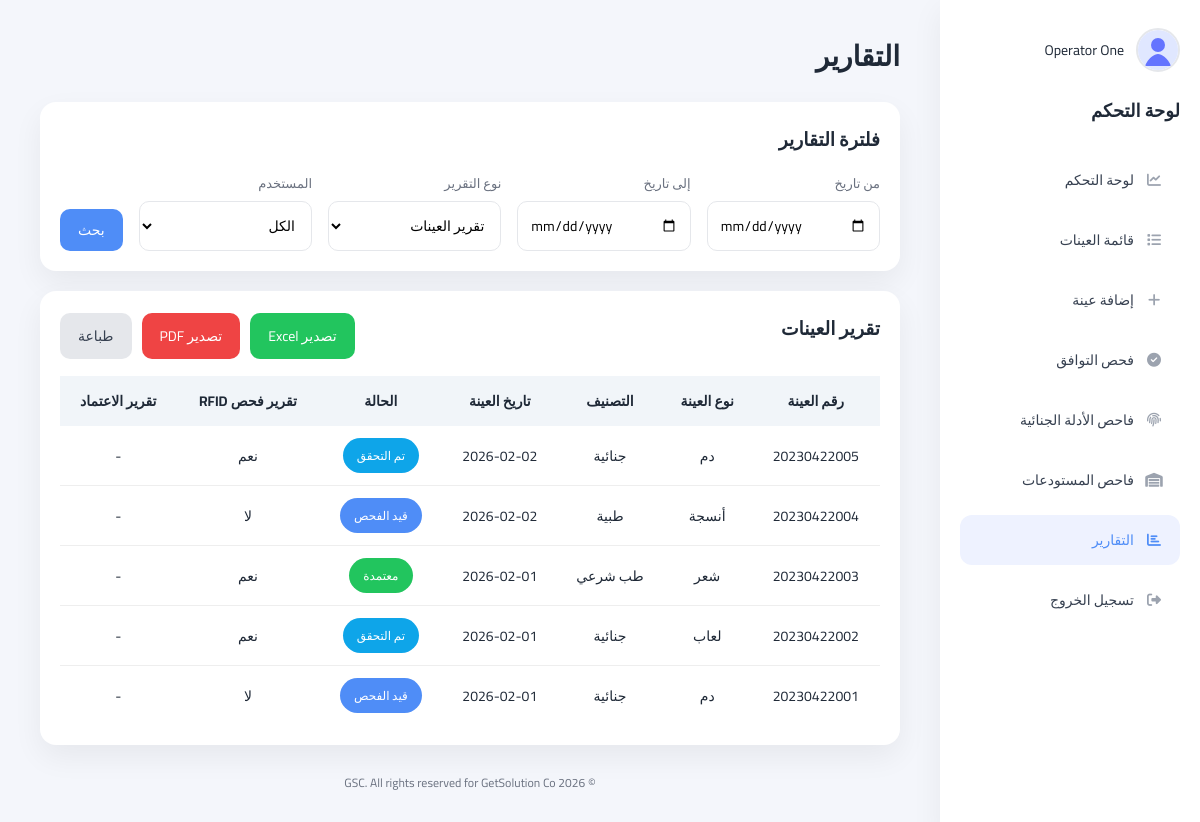
Screenshot of /public_html/audit/reports.php (signed in) with the database file from the repository.
### tables this page shows
CREATE TABLE IF NOT EXISTS `samples` (
  `id` int(11) NOT NULL AUTO_INCREMENT,
  `sample_number` varchar(50) NOT NULL,
  `sample_type` varchar(50) NOT NULL,
  `category` varchar(50) NOT NULL,
  `person_name` varchar(100) NOT NULL,
  `collected_date` date NOT NULL,
  `location` varchar(100) DEFAULT NULL,
  `rfid_id` int(11) NOT NULL,
  `status` enum('pending','checked','approved','rejected') NOT NULL DEFAULT 'pending',
  `created_at` timestamp NOT NULL DEFAULT current_timestamp(),
  `updated_at` timestamp NOT NULL DEFAULT current_timestamp() ON UPDATE current_timestamp(),
  PRIMARY KEY (`id`),
  UNIQUE KEY `sample_number` (`sample_number`),
  KEY `rfid_id` (`rfid_id`),
  KEY `idx_sample_number` (`sample_number`),
  KEY `idx_status` (`status`),
  KEY `idx_sample_type` (`sample_type`),
  KEY `idx_category` (`category`),
  KEY `idx_collected_date` (`collected_date`),
  CONSTRAINT `samples_ibfk_1` FOREIGN KEY (`rfid_id`) REFERENCES `rfid_tags` (`id`)
);

### public_html/config/lang.php (called while the page is built, shortened)
<?php
$default = 'ar';
$lang = $_SESSION['lang'] ?? $default;
$path = __DIR__ . '/../lang/' . $lang . '.php';
$fallback = __DIR__ . '/../lang/' . $default . '.php';
$translations = file_exists($path) ? include $path : [];
$fallbackTranslations = file_exists($fallback) ? include $fallback : [];
function __(string $key, array $replace = []): string {
    global $translations, $fallbackTranslations;
    $value = $translations[$key] ?? $fallbackTranslations[$key] ?? $key;
    return $value;
}

### public_html/config/helpers.php (called while the page is built, shortened)
<?php
function e(?string $value): string {
    return htmlspecialchars($value ?? '', ENT_QUOTES, 'UTF-8');
}
function base_path(): string {
    $script = $_SERVER['SCRIPT_NAME'] ?? '';
    $dir = rtrim(str_replace('\\', '/', dirname($script)), '/');
    return $dir === '/' ? '' : $dir;
}
function url(string $path): string {
    return base_path() . $path;
}

### public_html/config/db.php (called while the page is built, shortened)
<?php
function db(): PDO {
    static $pdo = null;
    if ($pdo instanceof PDO) {
        return $pdo;
    }
    $dsn = 'mysql:host=' . DB_HOST . ';dbname=' . DB_NAME . ';charset=utf8mb4';
    $pdo = new PDO($dsn, DB_USER, DB_PASS, [
        PDO::ATTR_ERRMODE => PDO::ERRMODE_EXCEPTION,
        PDO::ATTR_DEFAULT_FETCH_MODE => PDO::FETCH_ASSOC,
    ]);
    return $pdo;
}

### public_html/config/reports.php (called while the page is built, shortened)
<?php
require_once __DIR__ . '/db.php';
require_once __DIR__ . '/lang.php';
function build_report(string $reportType, string $fromDate = '', string $toDate = '', string $userId = ''): array {
    $statusMap = [
        'pending' => __('status.pending'),
        'checked' => __('status.checked'),
        'approved' => __('status.approved'),
        'rejected' => __('status.rejected'),
    ];
    $rows = [];
    $params = [];
    $sql = "SELECT * FROM samples WHERE 1=1";
    $sql .= " ORDER BY collected_date DESC, id DESC";
    $stmt = db()->prepare($sql);
    $stmt->execute($params);
    $samples = $stmt->fetchAll();
    $approvalMap = [];
    $aParams = [];
    $aSql = "SELECT al.sample_id, u.username FROM audit_logs al LEFT JOIN users u ON al.user_id = u.id WHERE al.action = 'اعتماد العينة'";
    $aSql .= " ORDER BY al.timestamp DESC";
    $aStmt = db()->prepare($aSql);
    $aStmt->execute($aParams);
    foreach ($aStmt->fetchAll() as $log) {
        if (!isset($approvalMap[$log['sample_id']])) {
            $approvalMap[$log['sample_id']] = $log['username'];
        }
    }
    $columns = [__('samples.sample_number'), __('samples.sample_type'), __('samples.category'), __('samples.collected_date'), __('samples.status'), __('reports.rfid'), __('reports.approval')];
    $title = __('reports.samples');
    foreach ($samples as $s) {
        $rfidChecked = in_array($s['status'], ['checked', 'approved'], true) ? 'نعم' : 'لا';
        $rows[] = [
            $s['sample_number'],
            $s['sample_type'],
            $s['category'],
            $s['collected_date'],
            $statusMap[$s['status']] ?? $s['status'],
            $rfidChecked,
            $approvalMap[$s['id']] ?? '-',
        ];
    }
    return [$columns, $rows, $title];
}

### public_html/config/auth.php (called while the page is built, shortened)
<?php
require_once __DIR__ . '/db.php';
require_once __DIR__ . '/helpers.php';
require_once __DIR__ . '/lang.php';
function current_user(): ?array {
    return $_SESSION['user'] ?? null;
}

### public_html/audit/reports.php (the view, shortened to what this page needs)
<?php
require_once __DIR__ . '/../config/auth.php';
require_once __DIR__ . '/../config/helpers.php';
require_once __DIR__ . '/../config/db.php';
require_once __DIR__ . '/../config/reports.php';
require_once __DIR__ . '/../config/lang.php';
$reportType = $_GET['report_type'] ?? 'samples';
$fromDate = trim($_GET['from_date'] ?? '');
$toDate = trim($_GET['to_date'] ?? '');
$userId = trim($_GET['user_id'] ?? '');
 [$columns, $rows, $title] = build_report($reportType, $fromDate, $toDate, $userId);
$canExport = in_array((current_user()['role'] ?? ''), ['Admin', 'Operator'], true);
$statusLabels = [
  __('status.approved'),
  __('status.checked'),
  __('status.pending'),
  __('status.rejected'),
];
?>
<h1><?= e(__('reports.title')) ?></h1>
<div class="card">
  <h3><?= e(__('reports.filters')) ?></h3>
  <form method="get" class="filters" style="grid-template-columns:1fr 1fr 1fr 1fr auto;">
    <div>
      <label><?= e(__('reports.from_date')) ?></label>
      <input type="date" name="from_date" value="<?= e($fromDate) ?>">
    </div>
    <div>
      <label><?= e(__('reports.to_date')) ?></label>
      <input type="date" name="to_date" value="<?= e($toDate) ?>">
    </div>
    <div>
      <label><?= e(__('reports.type')) ?></label>
      <select name="report_type">
        <option value="samples" <?= $reportType === 'samples' ? 'selected' : '' ?>><?= e(__('reports.samples')) ?></option>
      </select>
    </div>
    <div>
      <label><?= e(__('reports.user')) ?></label>
      <select name="user_id">
        <option value=""><?= e(__('samples.all')) ?></option>
      </select>
    </div>
    <button class="btn btn-blue" type="submit"><?= e(__('samples.search')) ?></button>
  </form>
</div>
<div class="card">
  <div style="display:flex;justify-content:space-between;align-items:center;">
    <h3><?= e($title) ?></h3>
    <div style="display:flex;gap:10px;">
      <?php if ($canExport): ?>
        <a class="btn btn-green" href="<?= e(url('/audit/export-excel?' . http_build_query($_GET))) ?>"><?= e(__('reports.export_excel')) ?></a>
        <a class="btn btn-red" href="<?= e(url('/audit/export-pdf?' . http_build_query($_GET))) ?>"><?= e(__('reports.export_pdf')) ?></a>
      <?php endif; ?>
      <button class="btn btn-gray" onclick="window.print()"><?= e(__('reports.print')) ?></button>
    </div>
  </div>
  <div class="spacer"></div>
  <table>
    <thead>
      <tr>
        <?php foreach ($columns as $col): ?>
          <th><?= e($col) ?></th>
        <?php endforeach; ?>
      </tr>
    </thead>
    <tbody>
      <?php if (!$rows): ?>
        <tr><td colspan="<?= count($columns) ?>"><?= e(__('reports.no_data')) ?></td></tr>
      <?php else: ?>
        <?php foreach ($rows as $row): ?>
          <tr>
            <?php foreach ($row as $cell): ?>
              <td>
                <?php if (in_array($cell, $statusLabels, true)): ?>
                  <span class="status <?= $cell === __('status.approved') ? 'approved' : ($cell === __('status.checked') ? 'checked' : ($cell === __('status.pending') ? 'pending' : 'rejected')) ?>"><?= e($cell) ?></span>
                <?php else: ?>
                  <?= e($cell) ?>
                <?php endif; ?>
              </td>
            <?php endforeach; ?>
          </tr>
        <?php endforeach; ?>
      <?php endif; ?>
    </tbody>
  </table>
</div>
<?php
include __DIR__ . '/../partials/layout.php';

### public_html/assets/style.css (style rules this page uses)
:root { --blue:#4f8df7; --blue-2:#3b82f6; --green:#22c55e; --green-2:#34b399; --red:#ef4444; --bg:#f4f6fb; --card:#ffffff; --text:#1f2937; --muted:#6b7280; --border:#e5e7eb; --radius:16px; }
* { box-sizing:border-box;font-family:"Cairo",sans-serif }
body { margin:0;background:var(--bg);color:var(--text) }
h1 { margin:0 0 20px 0;font-size:28px }
h3 { margin:0 0 14px 0 }
.card { background:#fff;padding:20px;border-radius:var(--radius);box-shadow:0 12px 30px rgba(0,0,0,.06) }
.card + .card { margin-top:20px }
.btn { border:none;padding:10px 18px;border-radius:10px;cursor:pointer;font-size:14px;display:inline-flex;align-items:center;gap:6px;text-decoration:none }
.btn-blue { background:var(--blue);color:#fff }
.btn-green { background:var(--green);color:#fff }
.btn-red { background:var(--red);color:#fff }
.btn-gray { background:#e5e7eb;color:#374151 }
.status { padding:6px 14px;border-radius:999px;color:#fff;font-size:12px;display:inline-block }
.status.pending { background:var(--blue) }
.status.checked { background:#0ea5e9 }
.status.approved { background:var(--green) }
label { font-size:13px;color:var(--muted);display:block;margin-bottom:6px }
input, select { width:100%;padding:10px 12px;border-radius:10px;border:1px solid var(--border);font-size:14px;background:#fff }
table { width:100%;border-collapse:collapse }
thead { background:#f1f5f9 }
th,td { padding:12px 10px;text-align:center;font-size:14px }
tbody tr:not(:last-child) { border-bottom:1px solid #eee }
.spacer { height:16px }
.filters { display:grid;grid-template-columns:1fr 1fr 1fr 1.2fr auto;gap:16px;align-items:end }
.filters .btn { height:42px }

### rows the page displays
samples: sample_number "20230422005", sample_type "دم", category "جنائية", collected_date "2026-02-02", cell "تم التحقق", cell "نعم", cell "-"
samples: sample_number "20230422004", sample_type "أنسجة", category "طبية", collected_date "2026-02-02", cell "قيد الفحص", cell "لا", cell "-"
samples: sample_number "20230422003", sample_type "شعر", category "طب شرعي", collected_date "2026-02-01", cell "معتمدة", cell "نعم", cell "-"
samples: sample_number "20230422002", sample_type "لعاب", category "جنائية", collected_date "2026-02-01", cell "تم التحقق", cell "نعم", cell "-"
samples: sample_number "20230422001", sample_type "دم", category "جنائية", collected_date "2026-02-01", cell "قيد الفحص", cell "لا", cell "-"

### other values shown
__('nav.dashboard') "لوحة التحكم"
__('nav.samples') "قائمة العينات"
__('nav.add_sample') "إضافة عينة"
__('nav.checker') "فحص التوافق"
__('nav.forensic') "فاحص الأدلة الجنائية"
__('nav.warehouse') "فاحص المستودعات"
__('nav.reports') "التقارير"
__('nav.logout') "تسجيل الخروج"
__('reports.title') "التقارير"
__('reports.filters') "فلترة التقارير"
__('reports.from_date') "من تاريخ"
__('reports.to_date') "إلى تاريخ"
__('reports.type') "نوع التقرير"
__('reports.user') "المستخدم"
__('samples.search') "بحث"
